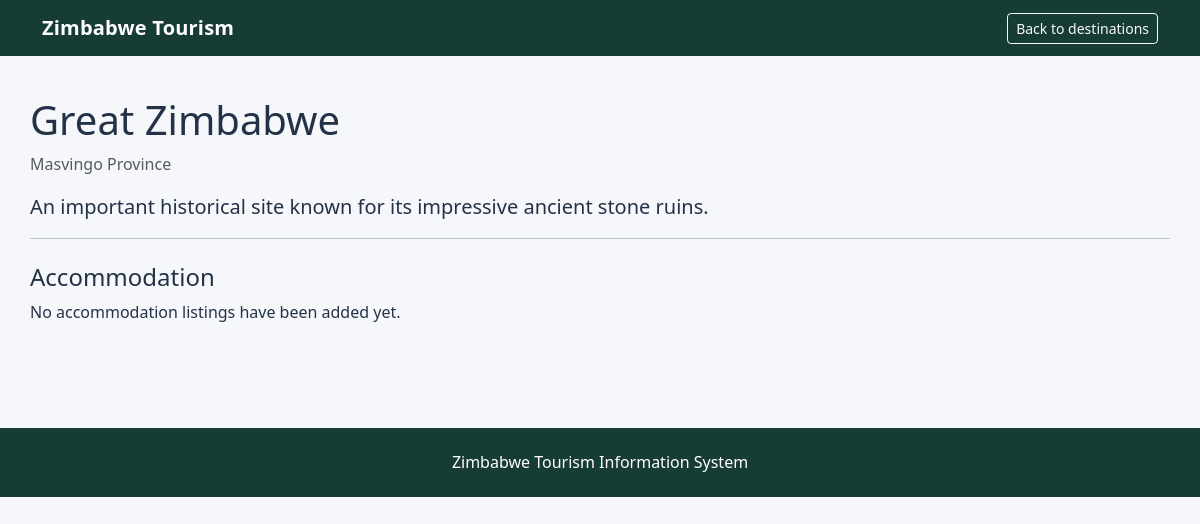
The app's page /destination.php?id=2 with its own data.
### tables this page shows
CREATE TABLE IF NOT EXISTS destinations (
  destination_id INT AUTO_INCREMENT PRIMARY KEY,
  destination_name VARCHAR(100) NOT NULL,
  location VARCHAR(100) NOT NULL,
  description TEXT NOT NULL,
  image VARCHAR(255) DEFAULT NULL,
  created_at DATETIME DEFAULT CURRENT_TIMESTAMP,
  updated_at DATETIME DEFAULT CURRENT_TIMESTAMP ON UPDATE CURRENT_TIMESTAMP
);

### functions.php (called while the page is built, shortened)
<?php
function e($value): string {
    return htmlspecialchars((string)$value, ENT_QUOTES, 'UTF-8');
}

### destination.php (the view, shortened to what this page needs)
<?php
require_once 'config.php';
require_once 'functions.php';
$id = filter_input(INPUT_GET, 'id', FILTER_VALIDATE_INT);
$stmt = $pdo->prepare("SELECT * FROM destinations WHERE destination_id = ?");
$stmt->execute([$id ?: 0]);
$d = $stmt->fetch();
$hotelsStmt = $pdo->prepare("SELECT * FROM hotels WHERE destination_id = ? ORDER BY hotel_name");
$hotelsStmt->execute([$d['destination_id']]);
$hotels = $hotelsStmt->fetchAll();
?>
<!doctype html><html lang="en"><head><meta charset="utf-8"><meta name="viewport" content="width=device-width, initial-scale=1">
<link href="https://cdn.jsdelivr.net/npm/bootstrap@5.3.3/dist/css/bootstrap.min.css" rel="stylesheet"><link href="style.css" rel="stylesheet"></head>
<body><nav class="navbar navbar-dark" style="background:#173b35"><div class="container"><a class="navbar-brand" href="index.php">Zimbabwe Tourism</a><a class="btn btn-outline-light btn-sm" href="index.php">Back to destinations</a></div></nav>
<main class="container section-space">
 <h1><?= e($d['destination_name']) ?></h1><p class="text-muted"><?= e($d['location']) ?></p>
 <p class="lead"><?= e($d['description']) ?></p>
 <hr><h2 class="h4 mt-4">Accommodation</h2>
 <?php if (!$hotels): ?><p>No accommodation listings have been added yet.</p><?php else: ?>
 <div class="row g-3"><?php foreach ($hotels as $h): ?><div class="col-md-6"><div class="card p-3 h-100"><h5><?= e($h['hotel_name']) ?></h5><p class="mb-1"><?= e($h['location']) ?></p><p class="text-muted mb-0"><?= e($h['description']) ?></p></div></div><?php endforeach; ?></div>
 <?php endif; ?>
</main><footer><div class="container text-center">Zimbabwe Tourism Information System</div></footer></body></html>

### style.css (style rules this page uses)
body { background: #f5f7fa; color: #243247; }
.navbar-brand { font-weight: 700; letter-spacing: .2px; }
.section-space { padding: 2.5rem 0; }
footer { background: #173b35; color: white; padding: 1.4rem 0; margin-top: 3rem; }

### records on screen
destinations: destination_name "Great Zimbabwe", location "Masvingo Province", description "An important historical site known for its impressive ancient stone ruins."
